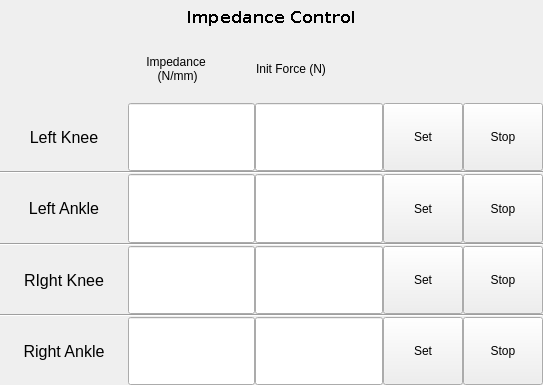
<?xml version="1.0" encoding="UTF-8"?>
<ui version="4.0">
 <class>ImpConWindow</class>
 <widget class="QWidget" name="ImpConWindow">
  <property name="geometry">
   <rect>
    <x>0</x>
    <y>0</y>
    <width>543</width>
    <height>385</height>
   </rect>
  </property>
  <property name="windowTitle">
   <string>Form</string>
  </property>
  <layout class="QVBoxLayout" name="verticalLayout_2" stretch="1,10">
   <property name="spacing">
    <number>0</number>
   </property>
   <property name="sizeConstraint">
    <enum>QLayout::SetMinAndMaxSize</enum>
   </property>
   <property name="leftMargin">
    <number>0</number>
   </property>
   <property name="topMargin">
    <number>0</number>
   </property>
   <property name="rightMargin">
    <number>0</number>
   </property>
   <property name="bottomMargin">
    <number>0</number>
   </property>
   <item>
    <widget class="QLabel" name="label_3">
     <property name="font">
      <font>
       <family>DejaVu Sans</family>
       <pointsize>12</pointsize>
       <weight>75</weight>
       <bold>true</bold>
       <stylestrategy>NoAntialias</stylestrategy>
       <kerning>false</kerning>
      </font>
     </property>
     <property name="text">
      <string>Impedance Control</string>
     </property>
     <property name="alignment">
      <set>Qt::AlignCenter</set>
     </property>
    </widget>
   </item>
   <item>
    <layout class="QVBoxLayout" name="verticalLayout" stretch="1,1,1,1,1,1,1,1">
     <item>
      <layout class="QHBoxLayout" name="horizontalLayout_2" stretch="3,5,5,4">
       <item>
        <spacer name="horizontalSpacer">
         <property name="orientation">
          <enum>Qt::Horizontal</enum>
         </property>
         <property name="sizeHint" stdset="0">
          <size>
           <width>40</width>
           <height>20</height>
          </size>
         </property>
        </spacer>
       </item>
       <item>
        <widget class="QLabel" name="label_6">
         <property name="text">
          <string>Impedance
 (N/mm)</string>
         </property>
         <property name="alignment">
          <set>Qt::AlignCenter</set>
         </property>
        </widget>
       </item>
       <item>
        <widget class="QLabel" name="label_7">
         <property name="text">
          <string>Init Force (N)</string>
         </property>
        </widget>
       </item>
       <item>
        <spacer name="horizontalSpacer_2">
         <property name="orientation">
          <enum>Qt::Horizontal</enum>
         </property>
         <property name="sizeHint" stdset="0">
          <size>
           <width>40</width>
           <height>20</height>
          </size>
         </property>
        </spacer>
       </item>
      </layout>
     </item>
     <item>
      <layout class="QHBoxLayout" name="horizontalLayout" stretch="5,5,5,2,2">
       <item>
        <widget class="QLabel" name="label">
         <property name="font">
          <font>
           <pointsize>12</pointsize>
          </font>
         </property>
         <property name="text">
          <string>Left Knee</string>
         </property>
         <property name="alignment">
          <set>Qt::AlignCenter</set>
         </property>
        </widget>
       </item>
       <item>
        <widget class="QLineEdit" name="lineEdit_lkne_imp">
         <property name="sizePolicy">
          <sizepolicy hsizetype="Expanding" vsizetype="Preferred">
           <horstretch>0</horstretch>
           <verstretch>0</verstretch>
          </sizepolicy>
         </property>
         <property name="palette">
          <palette>
           <active>
            <colorrole role="Text">
             <brush brushstyle="SolidPattern">
              <color alpha="255">
               <red>0</red>
               <green>0</green>
               <blue>0</blue>
              </color>
             </brush>
            </colorrole>
           </active>
           <inactive>
            <colorrole role="Text">
             <brush brushstyle="SolidPattern">
              <color alpha="255">
               <red>0</red>
               <green>0</green>
               <blue>0</blue>
              </color>
             </brush>
            </colorrole>
           </inactive>
           <disabled>
            <colorrole role="Text">
             <brush brushstyle="SolidPattern">
              <color alpha="255">
               <red>120</red>
               <green>120</green>
               <blue>120</blue>
              </color>
             </brush>
            </colorrole>
           </disabled>
          </palette>
         </property>
         <property name="font">
          <font>
           <pointsize>11</pointsize>
          </font>
         </property>
         <property name="inputMethodHints">
          <set>Qt::ImhDigitsOnly|Qt::ImhEmailCharactersOnly</set>
         </property>
        </widget>
       </item>
       <item>
        <widget class="QLineEdit" name="lineEdit_lkne_initF">
         <property name="sizePolicy">
          <sizepolicy hsizetype="Expanding" vsizetype="Preferred">
           <horstretch>0</horstretch>
           <verstretch>0</verstretch>
          </sizepolicy>
         </property>
        </widget>
       </item>
       <item>
        <widget class="QPushButton" name="btn_lkne_set">
         <property name="sizePolicy">
          <sizepolicy hsizetype="Minimum" vsizetype="Preferred">
           <horstretch>0</horstretch>
           <verstretch>0</verstretch>
          </sizepolicy>
         </property>
         <property name="text">
          <string>Set</string>
         </property>
        </widget>
       </item>
       <item>
        <widget class="QPushButton" name="btn_lkne_stop">
         <property name="sizePolicy">
          <sizepolicy hsizetype="Minimum" vsizetype="Preferred">
           <horstretch>0</horstretch>
           <verstretch>0</verstretch>
          </sizepolicy>
         </property>
         <property name="text">
          <string>Stop</string>
         </property>
        </widget>
       </item>
      </layout>
     </item>
     <item>
      <widget class="Line" name="line">
       <property name="orientation">
        <enum>Qt::Horizontal</enum>
       </property>
      </widget>
     </item>
     <item>
      <layout class="QHBoxLayout" name="horizontalLayout_4" stretch="5,5,5,2,2">
       <item>
        <widget class="QLabel" name="label_2">
         <property name="font">
          <font>
           <pointsize>12</pointsize>
          </font>
         </property>
         <property name="text">
          <string>Left Ankle</string>
         </property>
         <property name="alignment">
          <set>Qt::AlignCenter</set>
         </property>
        </widget>
       </item>
       <item>
        <widget class="QLineEdit" name="lineEdit_lank_imp">
         <property name="sizePolicy">
          <sizepolicy hsizetype="Expanding" vsizetype="Preferred">
           <horstretch>0</horstretch>
           <verstretch>0</verstretch>
          </sizepolicy>
         </property>
        </widget>
       </item>
       <item>
        <widget class="QLineEdit" name="lineEdit_lank_initF">
         <property name="sizePolicy">
          <sizepolicy hsizetype="Expanding" vsizetype="Preferred">
           <horstretch>0</horstretch>
           <verstretch>0</verstretch>
          </sizepolicy>
         </property>
        </widget>
       </item>
       <item>
        <widget class="QPushButton" name="btn_lank_set">
         <property name="sizePolicy">
          <sizepolicy hsizetype="Minimum" vsizetype="Preferred">
           <horstretch>0</horstretch>
           <verstretch>0</verstretch>
          </sizepolicy>
         </property>
         <property name="text">
          <string>Set</string>
         </property>
        </widget>
       </item>
       <item>
        <widget class="QPushButton" name="btn_lank_stop">
         <property name="sizePolicy">
          <sizepolicy hsizetype="Minimum" vsizetype="Preferred">
           <horstretch>0</horstretch>
           <verstretch>0</verstretch>
          </sizepolicy>
         </property>
         <property name="text">
          <string>Stop</string>
         </property>
        </widget>
       </item>
      </layout>
     </item>
     <item>
      <widget class="Line" name="line_2">
       <property name="orientation">
        <enum>Qt::Horizontal</enum>
       </property>
      </widget>
     </item>
     <item>
      <layout class="QHBoxLayout" name="horizontalLayout_5" stretch="5,5,5,2,2">
       <item>
        <widget class="QLabel" name="label_4">
         <property name="font">
          <font>
           <pointsize>12</pointsize>
          </font>
         </property>
         <property name="text">
          <string>RIght Knee</string>
         </property>
         <property name="alignment">
          <set>Qt::AlignCenter</set>
         </property>
        </widget>
       </item>
       <item>
        <widget class="QLineEdit" name="lineEdit_rkne_imp">
         <property name="sizePolicy">
          <sizepolicy hsizetype="Expanding" vsizetype="Preferred">
           <horstretch>0</horstretch>
           <verstretch>0</verstretch>
          </sizepolicy>
         </property>
         <property name="font">
          <font>
           <pointsize>12</pointsize>
          </font>
         </property>
        </widget>
       </item>
       <item>
        <widget class="QLineEdit" name="lineEdit_rkne_initF">
         <property name="sizePolicy">
          <sizepolicy hsizetype="Expanding" vsizetype="Preferred">
           <horstretch>0</horstretch>
           <verstretch>0</verstretch>
          </sizepolicy>
         </property>
        </widget>
       </item>
       <item>
        <widget class="QPushButton" name="btn_rkne_set">
         <property name="sizePolicy">
          <sizepolicy hsizetype="Minimum" vsizetype="Preferred">
           <horstretch>0</horstretch>
           <verstretch>0</verstretch>
          </sizepolicy>
         </property>
         <property name="text">
          <string>Set</string>
         </property>
        </widget>
       </item>
       <item>
        <widget class="QPushButton" name="btn_rkne_stop">
         <property name="sizePolicy">
          <sizepolicy hsizetype="Minimum" vsizetype="Preferred">
           <horstretch>0</horstretch>
           <verstretch>0</verstretch>
          </sizepolicy>
         </property>
         <property name="text">
          <string>Stop</string>
         </property>
        </widget>
       </item>
      </layout>
     </item>
     <item>
      <widget class="Line" name="line_3">
       <property name="orientation">
        <enum>Qt::Horizontal</enum>
       </property>
      </widget>
     </item>
     <item>
      <layout class="QHBoxLayout" name="horizontalLayout_3" stretch="5,5,5,2,2">
       <item>
        <widget class="QLabel" name="label_5">
         <property name="font">
          <font>
           <pointsize>12</pointsize>
          </font>
         </property>
         <property name="text">
          <string>Right Ankle</string>
         </property>
         <property name="alignment">
          <set>Qt::AlignCenter</set>
         </property>
        </widget>
       </item>
       <item>
        <widget class="QLineEdit" name="lineEdit_rank_imp">
         <property name="sizePolicy">
          <sizepolicy hsizetype="Expanding" vsizetype="Preferred">
           <horstretch>0</horstretch>
           <verstretch>0</verstretch>
          </sizepolicy>
         </property>
         <property name="font">
          <font>
           <pointsize>12</pointsize>
          </font>
         </property>
        </widget>
       </item>
       <item>
        <widget class="QLineEdit" name="lineEdit_rank_initF">
         <property name="sizePolicy">
          <sizepolicy hsizetype="Expanding" vsizetype="Preferred">
           <horstretch>0</horstretch>
           <verstretch>0</verstretch>
          </sizepolicy>
         </property>
        </widget>
       </item>
       <item>
        <widget class="QPushButton" name="btn_rank_set">
         <property name="sizePolicy">
          <sizepolicy hsizetype="Minimum" vsizetype="Preferred">
           <horstretch>0</horstretch>
           <verstretch>0</verstretch>
          </sizepolicy>
         </property>
         <property name="text">
          <string>Set</string>
         </property>
        </widget>
       </item>
       <item>
        <widget class="QPushButton" name="btn_rank_stop">
         <property name="sizePolicy">
          <sizepolicy hsizetype="Minimum" vsizetype="Preferred">
           <horstretch>0</horstretch>
           <verstretch>0</verstretch>
          </sizepolicy>
         </property>
         <property name="text">
          <string>Stop</string>
         </property>
        </widget>
       </item>
      </layout>
     </item>
    </layout>
   </item>
  </layout>
 </widget>
 <resources/>
 <connections/>
</ui>
